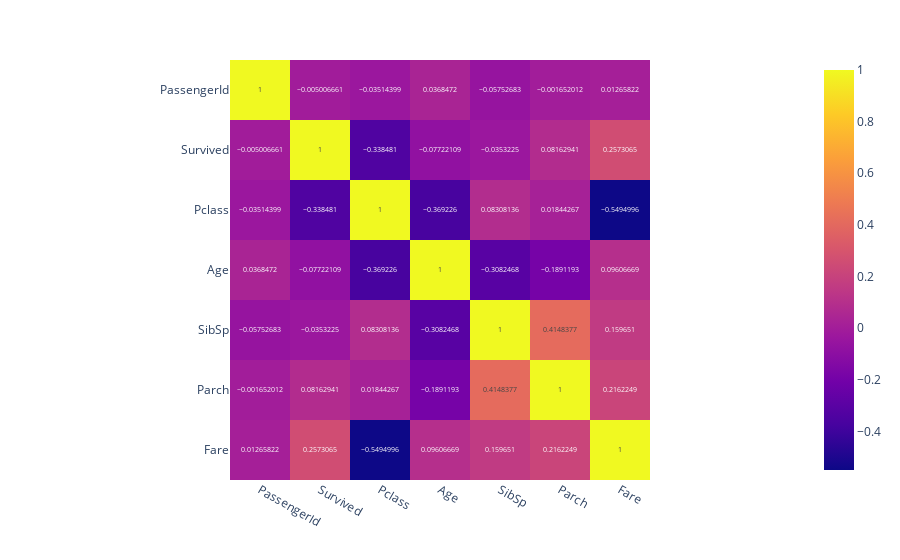

Notebook code for this chart:
### Code cell
## Correlation matrix 
fig = px.imshow(train.corr(numeric_only=True), text_auto=True)
fig.show()

### Figure 1 — Plotly figure (JSON) as saved in the notebook; plotly's stock layout.template omitted (floating-point values rounded to 4 significant figures)
{"data": [{"coloraxis": "coloraxis", "hovertemplate": "x: %{x}<br>y: %{y}<br>color: %{z}<extra></extra>", "name": "0", "texttemplate": "%{z}", "type": "heatmap", "x": ["PassengerId", "Survived", "Pclass", "Age", "SibSp", "Parch", "Fare"], "xaxis": "x", "y": ["PassengerId", "Survived", "Pclass", "Age", "SibSp", "Parch", "Fare"], "yaxis": "y", "z": [[1.0, -0.005007, -0.03514, 0.03685, -0.05753, -0.001652, 0.01266], [-0.005007, 1.0, -0.3385, -0.07722, -0.03532, 0.08163, 0.2573], [-0.03514, -0.3385, 1.0, -0.3692, 0.08308, 0.01844, -0.5495], [0.03685, -0.07722, -0.3692, 1.0, -0.3082, -0.1891, 0.09607], [-0.05753, -0.03532, 0.08308, -0.3082, 1.0, 0.4148, 0.1597], [-0.001652, 0.08163, 0.01844, -0.1891, 0.4148, 1.0, 0.2162], [0.01266, 0.2573, -0.5495, 0.09607, 0.1597, 0.2162, 1.0]]}], "layout": {"coloraxis": {"colorscale": [[0, "#0d0887"], [0.1111, "#46039f"], [0.2222, "#7201a8"], [0.3333, "#9c179e"], [0.4444, "#bd3786"], [0.5556, "#d8576b"], [0.6667, "#ed7953"], [0.7778, "#fb9f3a"], [0.8889, "#fdca26"], [1, "#f0f921"]]}, "margin": {"t": 60}, "xaxis": {"anchor": "y", "constrain": "domain", "domain": [0, 1], "scaleanchor": "y"}, "yaxis": {"anchor": "x", "autorange": "reversed", "constrain": "domain", "domain": [0, 1]}}}
